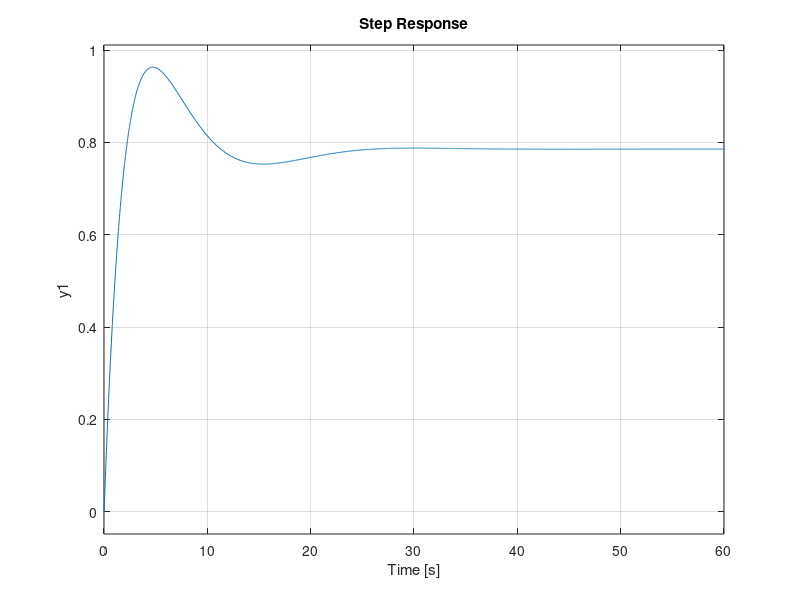

Here is the MATLAB script that generated this plot: (Note: this script raises an error after producing the figure.)
R_m = 10;               % Motor Resistance (Ohm)
K_a = 0.2;              % Motor Torque Constant (Nm / A)
K_b  = 0.009549;        % Back EMF Constant (V / (rad / s))
K_f = 0.047746;         % Rotational Friction Coefficient (Nm / (rad / s)) 
N = 2;                  % Gear Ratio

La = 0;                 %Negligable motor inductance

J_r = 0.001;            % Motor Rotor Moment of Inertia (kg / m^2)
J_p = 1;                % Solar Panel Moment of Inertia (kg / m^2)
J = J_r + J_p;          % Total Moment of Inertia (kg / m^2)

Ts = 0.01; %Seconds
K_s = 1.273; %sensor Gain Converts rads to Amps
%This assumes that at 90deg off from optimal that we get a 2A difference

%{
Arduino Uno Rev3 has a 16MHz clock
so 62ns per tick and you need two ticks for each ....
This gives us plenty of room to not threaten the clock
%}

s = tf('s');
z = tf('z',Ts);
%MOTOR CIRCUIT

mot_circ = 1/(La*s + R_m);
%MOTOR DYNAMICS
mot_dyn = 1/(J*s+K_f);
%Continuous Motor assembly
Gspeed = feedback(mot_circ*K_a*mot_dyn,K_b); %back emf simplified

Gpos = Gspeed*(1/N)*(1/s); 
%digital Motor
Gz = c2d(Gpos, Ts, 'zoh');    %digital plant for digital controller design
                        %effectively does what the Ardunio does for us.
%PID

Kp = 20;    %proportional gain
Ki = 3;     %Integral gain
Kd = 62;    %Derivative Gain

Cz = Kp + Ki*(Ts/2)*(z+1)/(z-1) + Kd*(z-1)/(Ts*z);
OL = Cz*Gz;
PID_cltf = feedback(OL,K_s);

%PLOTING FOR PID PERFORMANCE/STABILITY
t = 0:Ts:60; % 5 seconds of performance data

figure (1)
clf
step(PID_cltf,t)
grid on
fprintf('PERFORMANCE DATA OF PID')
stepinfo(PID_cltf)

figure(2)
clf
margin(OL)
title('Phase Margin detection for PID control')
